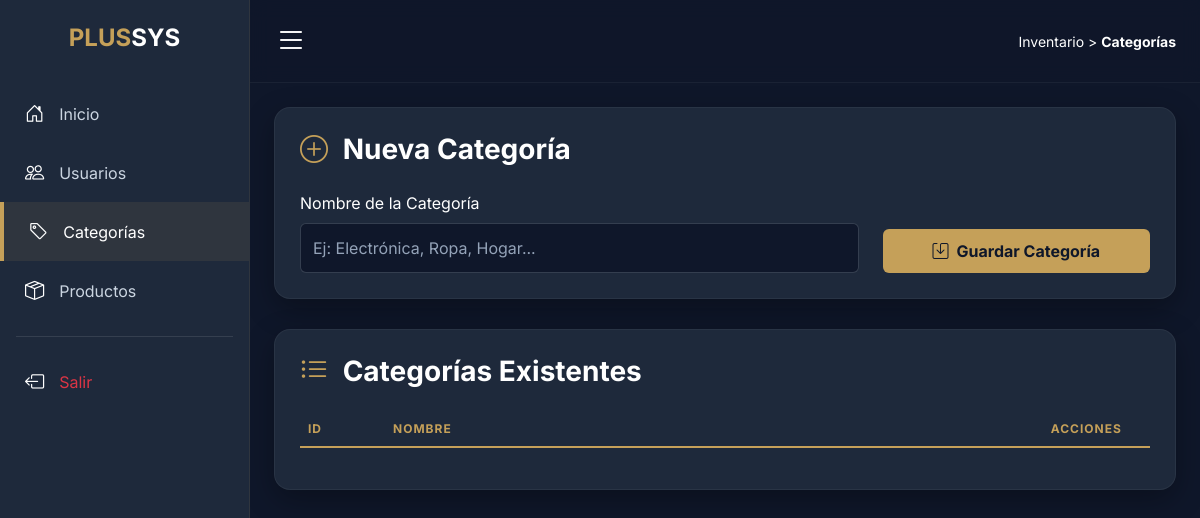
Before: /view/crear-categoria.php (signed in) with the older database file.
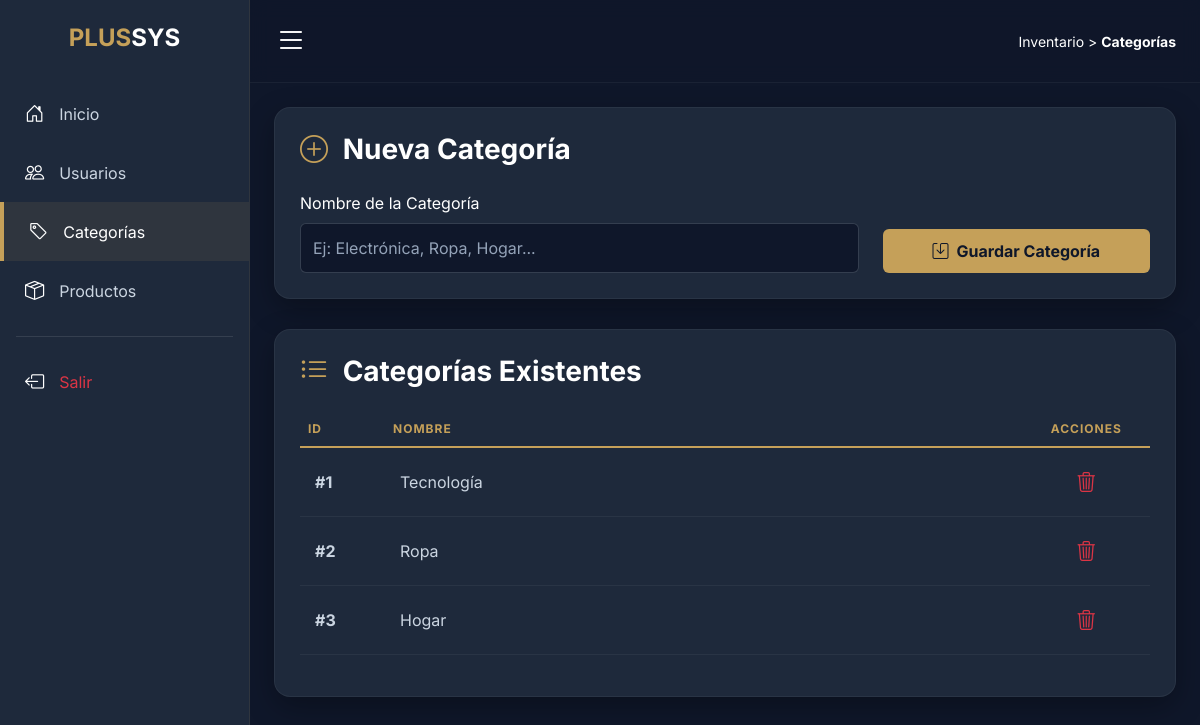
After: the same page with the newer database file.
### tables this page shows
CREATE TABLE `categorias` (
  `id` int(11) NOT NULL,
  `nombre` varchar(150) DEFAULT NULL
);

### config/conexion.php (called while the page is built, shortened)
<?php
class conexion
{
    private static ?conexion $instancia = null;
    private PDO $pdo;
    private function __construct()
    {
        $dsn = "mysql:host=localhost;dbname=crud;charset=utf8mb4";
        $this->pdo =  new PDO($dsn, 'root', '',[
            PDO::ATTR_ERRMODE => PDO::ERRMODE_EXCEPTION,
            PDO::ATTR_DEFAULT_FETCH_MODE => PDO::FETCH_ASSOC,
        ]);
    }
    public static function getInstance(): self
    {
        if (self::$instancia === null){
            self::$instancia = new self();
        }
        return self::$instancia;
    }
    public function getConexion(): PDO
    {
        return $this->pdo;
    }
}
?>

### model/categoria.php (called while the page is built, shortened)
<?php
require_once __DIR__. '/../config/conexion.php';
class categoria{
    private PDO $db;
    public function __construct()
    {
        $this->db = conexion::getInstance()->getConexion();
    }
    public function obtenerTodas(): array
    {
        $stmt = $this->db->query("SELECT * FROM categorias");
        return $stmt->fetchAll();
    }
}
?>

### view/crear-categoria.php (the view, shortened to what this page needs)
<?php
require_once '../model/categoria.php';
$categoriaModel = new categoria();
$categoria = $categoriaModel->obtenerTodas();
?>
<!DOCTYPE html>
<html lang="es">
<head>
    <link href="https://cdn.jsdelivr.net/npm/bootstrap@5.3.0/dist/css/bootstrap.min.css" rel="stylesheet">
    <link rel="stylesheet" href="https://cdn.jsdelivr.net/npm/bootstrap-icons@1.11.1/font/bootstrap-icons.css">
</head>
<body>
    <nav id="sidebar">
        <div class="sidebar-header p-4 text-center">
            <h4 class="fw-bold mb-0" style="color: var(--accent-gold);">PLUS<span class="text-white">SYS</span></h4>
        </div>
        <div class="mt-2">
            <a href="../view/dashboard.php" class="nav-link"><i class="bi bi-house-door"></i> Inicio</a>
            <a href="../controller/ListarUsuarioController.php" class="nav-link"><i class="bi bi-people"></i> Usuarios</a>
            <a href="#" class="nav-link active"><i class="bi bi-tag"></i> Categorías</a>
            <a href="../view/listar-producto.php" class="nav-link"><i class="bi bi-box-seam"></i> Productos</a>
            <hr class="mx-3" style="opacity: 0.1;">
            <a href="../controller/LogoutController.php" class="nav-link text-danger"><i class="bi bi-box-arrow-left"></i> Salir</a>
        </div>
    </nav>
    <div id="content">
        <nav class="navbar navbar-expand-lg px-4 py-3">
            <button type="button" id="sidebarCollapse" class="btn btn-link text-white p-0">
                <i class="bi bi-list fs-2"></i>
            </button>
            <div class="ms-auto">
                <span class="text-pale small">Inventario > <strong>Categorías</strong></span>
            </div>
        </nav>
        <div class="container-fluid p-4">
            <div class="admin-card">
                <h3 class="fw-bold mb-4"><i class="bi bi-plus-circle me-2" style="color: var(--accent-gold);"></i> Nueva Categoría</h3>
                <form method="POST" action="../controller/CategoriaController.php">
                    <div class="row align-items-end">
                        <div class="col-md-8 mb-3 mb-md-0">
                            <label class="form-label text-pale">Nombre de la Categoría</label>
                            <input type="text" name="nombre" class="form-control" placeholder="Ej: Electrónica, Ropa, Hogar..." required>
                        </div>
                        <div class="col-md-4">
                            <button class="btn btn-gold w-100"><i class="bi bi-save me-2"></i>Guardar Categoría</button>
                        </div>
                    </div>
                </form>
            </div>
            <div class="admin-card">
                <h3 class="fw-bold mb-4"><i class="bi bi-list-ul me-2" style="color: var(--accent-gold);"></i> Categorías Existentes</h3>
                <div class="table-responsive">
                    <table class="table table-hover">
                        <thead>
                            <tr>
                                <th width="10%">ID</th>
                                <th>Nombre</th>
                                <th width="15%" class="text-center">Acciones</th>
                            </tr>
                        </thead>
                        <tbody>
                            <?php foreach ($categoria as $c): ?>
                            <tr>
                                <td class="fw-bold text-white">#<?= $c['id'] ?></td>
                                <td><?= htmlspecialchars($c['nombre']) ?></td>
                                <td class="text-center">
                                    <button onclick="confirmarEliminar(<?= $c['id'] ?>)" class="btn btn-outline-danger btn-sm border-0">
                                        <i class="bi bi-trash3 fs-5"></i>
                                    </button>
                                </td>
                            </tr>
                            <?php endforeach; ?>
                        </tbody>
                    </table>
                </div>
            </div>
        </div>
    </div>
</body>
</html>

Changed rows visible on the page:
added categorias: id "1", nombre "Tecnología"
added categorias: id "2", nombre "Ropa"
added categorias: id "3", nombre "Hogar"
